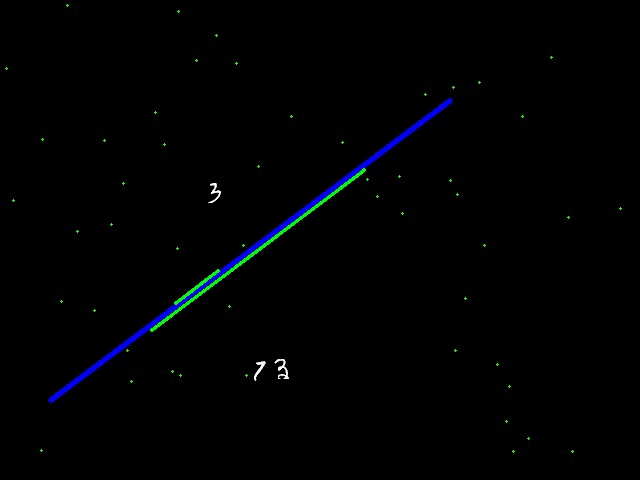
#> input picture houghlines5.jpg, 640 x 480 px
$ python -i main.py   (imports and definitions only)
#> lines starting #> are read from the running program, lines starting #| are printed output that depends on the picture; after the words box and inside, x2 and y2 are one past the last pixel; in counts of white or black regions, pixels touching at a corner belong together
#> in findNumber, `numImg_gray = ((color.rgb2gray(numImg) / 255.0) > 0.90).astype('uint8')`:
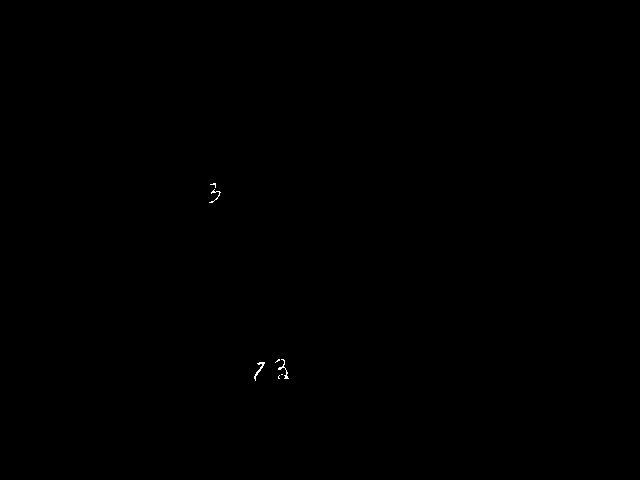
#> numImg_gray: shape (480, 640); values 0 (black) and 1 (white), 0.05% white in thin lines or dots, all inside (x1, y1, x2, y2) = (209, 183, 289, 381)
import math
import cv2
import numpy as np
from scipy import ndimage
from skimage import color
from skimage.measure import regionprops
from skimage.measure import label
from sklearn.datasets import fetch_mldata
import mathHelper as mathHelper
import blobHelper as blobHelper

digit_img_size = 28
digit_range_treshold = 15
outString = "RA 118/2013 Luka Kovac1\nfile\tsum"

# [13 lines left out: functions getDigitCoordinates, InitNewDigit, not called in this run]
def filterDigitsOnFrame(seq, value):
    for el in seq:
        if value - el['frame_indx'] < 5 and el['hasPassed'] is False: yield el

# [24 lines left out: functions loadMnist, detectLineWithHoughP, not called in this run]

def getImgPosition(img):
    retImg = np.zeros((28, 28), np.uint8)
    try:
        label_img = label(img)
#> label_img: shape (480, 640) int64; 8 distinct labels, from 0 to 7
        region = regionprops(label_img)
#> region = 7 regions; box (x1, y1, x2, y2) and area: (254, 362, 265, 381) 53, (278, 359, 289, 379) 49, (209, 189, 221, 203) 35, (210, 183, 216, 188) 12, (275, 359, 280, 363) 8, (278, 375, 280, 379) 5, (281, 374, 283, 375) 2
        x1 = max(region, key=lambda x: x.bbox[2]).bbox[2]
#> x1 = 381
        x2 = min(region, key=lambda x: x.bbox[0]).bbox[0]
#> x2 = 183
        y1 = max(region, key=lambda x: x.bbox[3]).bbox[3]
#> y1 = 289
        y2 = min(region, key=lambda x: x.bbox[1]).bbox[1]
#> y2 = 209

        retImg[0: x1 - x2, 0: y1 - y2] = img[x2: x1, y2: y1]
        return retImg
    except ValueError:
        pass


def findNumber(numImg):
    numImg_gray = ((color.rgb2gray(numImg) / 255.0) > 0.90).astype('uint8')
    numImg = getImgPosition(numImg_gray)
    minDiff = 10000
    num = -1
    for i in range(len(mnist_cifre)):
        mnistSlika = mnist_cifre[i]
        diff = np.sum(mnistSlika != numImg)
        if diff < minDiff:
            minDiff = diff
            num = mnist.target[i]
#> after the loop, minDiff = 10000; num = -1
    return num


# [47 lines left out: function processVideo, not called in this run]

# [28 lines not run here, left out]

>>> import cv2
>>> picture = cv2.imread('houghlines5.jpg', cv2.IMREAD_GRAYSCALE)
#> (the run stopped early here; a loop or call above may not have finished)
